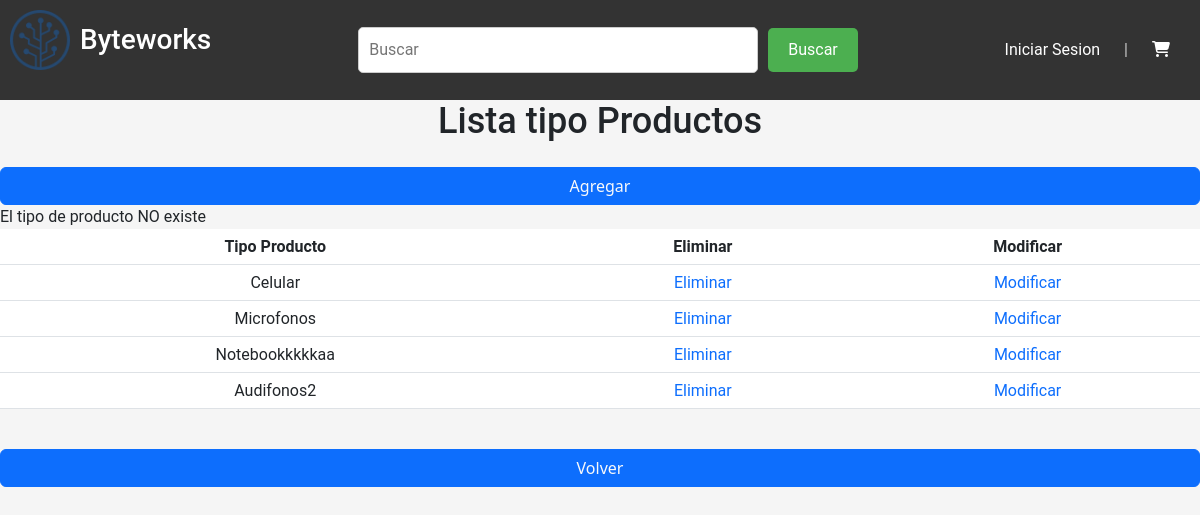
Screenshot of /eliminarTipoProducto/1234566 with the database file from the repository.
### venta/models.py (models this page shows, shortened)
class TipoProducto(models.Model):
    id_tipoProducto = models.AutoField(db_column='idTipoProducto', primary_key=True)
    TipoProductos = models.CharField(max_length=20, blank=False, null=False)

### venta/views.py (the view)
# urls.py: path('eliminarTipoProducto/<str:pk>',views.eliminar_tipoProducto,name ='tipoProducto_del'),
def eliminar_tipoProducto(request,pk):
    try:
        tipoProducto = TipoProducto.objects.get(id_tipoProducto=pk)
        if tipoProducto:
            tipoProducto.delete() #delete en la BD
            mensaje = "El tipo de producto se eliminó"
            lista_TipoProducto = TipoProducto.objects.all()
            context = {"Tproducto":lista_TipoProducto, "mensaje":mensaje}
            return render(request,'venta/tipoProductoslist.html',context)
    except:
        mensaje = "El tipo de producto NO existe"
        lista_TipoProducto = TipoProducto.objects.all()
        context = {"Tproducto":lista_TipoProducto, "mensaje":mensaje}
        return render(request,'venta/tipoProductoslist.html',context)

### venta/templates/venta/tipoProductoslist.html (shortened to what this page needs)
{% load static %}
<html lang="en">
<head>
    <link href="https://cdn.jsdelivr.net/npm/bootstrap@5.3.0-alpha1/dist/css/bootstrap.min.css" rel="stylesheet"
>
	<link rel="stylesheet" href='{% static "css/style.css" %}'>
</head>
<body>
    <header>
		<a href='{% url "home" %}' class="logo">
			<img src='{% static "img/logo.png" %}' alt="logo empresa">
			<div class="byteworks">
				<h2>Byteworks</h2>
			</div>
		</a>
		<form class="busqueda" method="get">
			<input type="text" placeholder="Buscar">
			<button type="submit">Buscar</button>
		</form>
		<nav>
			<ul>
				<li><a href="{% url 'inicioSe' %}">Iniciar Sesion</a></li>
				<li>|</li>
				<a href="{% url 'carro' %}"><li><i class="fa-solid fa-cart-shopping"></i></li></a>
			</ul>
		</nav>
	</header>
    <div class="text-center">
        <h1 id="textList">Lista tipo Productos</h1>
    </div>
    <br>
    <a class="text-primary text-decoration-none btn btn-primary text-light" href="{% url 'tipoProductoAdd' %}">Agregar <a></a>
    <div id="idMensajes">
        {% if mensaje %}
            {{mensaje}}
        {% endif %}
    </div>
    <table class="table">
        {% if Tproducto %}
            <th>Tipo Producto</th>
            <th>Eliminar</th>
            <th>Modificar</th>
            {% for tmp in Tproducto %}
                <tr>
                    <td>{{tmp.TipoProductos}}</td>
                    <td><a class="text-primary text-decoration-none"href="{% url 'tipoProducto_del' pk=tmp.id_tipoProducto %}">Eliminar</a></td>
                    <td><a class="text-primary text-decoration-none" href="{% url 'tipoProducto_edit' pk=tmp.id_tipoProducto %}">Modificar</a></td>
                </tr>
            {% endfor %}
        {% endif %}
    </table>
    <br>
    <a class="text-primary text-decoration-none btn btn-primary text-light" href="{% url 'lista_productos' %}">Volver <a>
</body>
</html>

### venta/static/css/style.css (style rules this page uses)
* { box-sizing: border-box; margin: 0; padding: 0; font-family: 'roboto' ,'sans-serif'; }
a { text-decoration: none; color: #ffffff; }
body { background-color: #f5f5f5; display: flex; flex-direction: column; min-height: 100vh; }
header { display: flex; background-color: #333333; justify-content: space-between; align-items: center; color: #ccc; min-height: 100px; padding: 10px; }
.logo { display: flex; align-items: center; }
.logo img { width: 60px; margin-right: 10px; }
form { display: flex; justify-content: center; align-items: center; }
input[type="text"] { padding: 10px; border: 1px solid #ccc; border-radius: 5px; font-size: 16px; width: 400px; }
button[type="submit"] { background-color: #4CAF50; color: white; border: none; border-radius: 5px; padding: 10px 20px; font-size: 16px; margin-left: 10px; cursor: pointer; }
h1 { font-size: 36px; margin: 0; }
nav ul { list-style: none; margin: 0; padding: 0; }
nav li { display: inline-block; margin-right: 20px; }
nav a { color: #fff; text-decoration: none; }
h2 { font-size: 28px; margin-bottom: 20px; }
img { max-width: 100%; margin-bottom: 20px; }
button { background-color: #333; color: #fff; border: none; border-radius: 4px; padding: 10px 20px; cursor: pointer; transition: background-color 0.2s ease; }

### rows the page displays
TipoProducto: TipoProductos "Celular"
TipoProducto: TipoProductos "Microfonos"
TipoProducto: TipoProductos "Notebookkkkkaa"
TipoProducto: TipoProductos "Audifonos2"

### other values shown
{{ mensaje }} "El tipo de producto NO existe"
